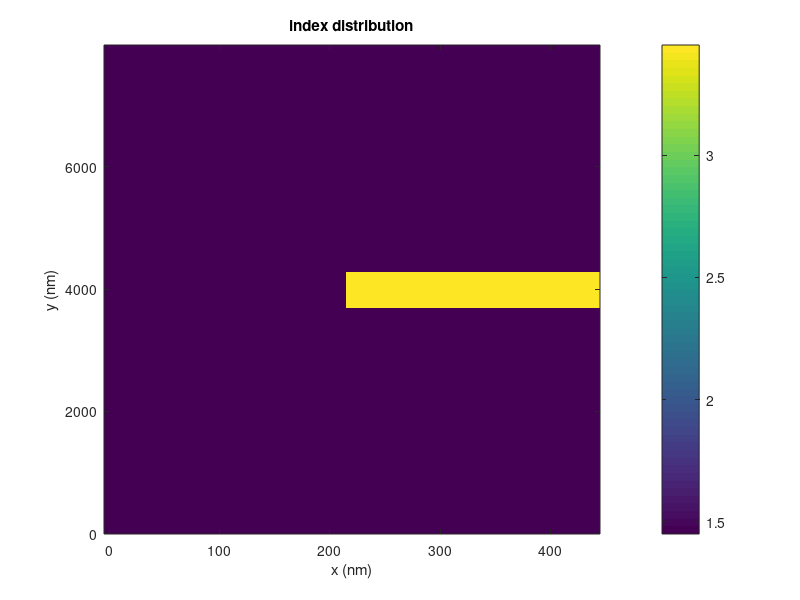

MATLAB code to generate this figure: (Note: this script raises an error after producing the figure.)
% Testing solving E field from H field
% using kenaish's phc example

clear; close all;

% import code
addpath( genpath( '..' ) );

% initial settings (nm)
disc        = 10;
lambda      = 1000; %1500;
index_clad  = 1.45;
index_core  = 3.45;
y_size      = 8000;

% PhC dimensions
period      = 450;
si_width    = 600;
gap_len     = 220;

% draw index
x_coords    = 0:disc:period-disc;
y_coords    = 0:disc:y_size-disc;
N           = index_clad * ones( length(y_coords), length(x_coords) );
y_high      = y_coords > y_coords(end/2) - si_width/2 - disc/2;             % waveguide
y_low       = y_coords < y_coords(end/2) + si_width/2 - disc/2;             % waveguide
x_right     = x_coords > gap_len - disc/2;                                  % start with the gap on the left
N( y_high & y_low, x_right ) = index_core;

% plot index
figure;
imagesc( x_coords, y_coords, N );
xlabel('x (nm)'); ylabel('y (nm)');
set( gca, 'ydir', 'normal' );
colorbar;
% axis image;
title('index distribution');
          

% modesolver settings
num_modes   = 1;
BC          = 0;        % 0 for PEC, 1 for PMC
pol         = 'TM';     % 'TE' or 'TM'
% PML_options(1): PML in y direction (yes=1 or no=0)
% PML_options(2): length of PML layer in nm
% PML_options(3): strength of PML in the complex plane
% PML_options(4): PML polynomial order (1, 2, 3...)
pml_options = [ 1, 200, 20, 2 ];
% k0          = 0.0021;    
k0          = 0.35 * pi/period;
% guessk      = 0.005;
guessk      = 1 * pi/period;

% run solver
tic;
[Phi_solved, k_solved, ~, ~] = f_bloch_complexk_mode_solver_2D_PML( N, ...
                                                       disc, ...
                                                       k0, ...
                                                       num_modes, ...
                                                       guessk, ...
                                                       BC, ...
                                                       pol, ...
                                                       pml_options );
toc;
    

% plot mode in gui
f_plot_all_modes_gui( Phi_solved, x_coords, y_coords, k_solved );
    
% compute Hz, by adding in the phase
Hz   = Phi_solved .* repmat( exp( 1i * k_solved * x_coords ), length(y_coords), 1 );

% DEBUG plot Hz
figure;
imagesc( x_coords, y_coords, real(Hz) );
xlabel('x'); ylabel('y');
colorbar;
colormap('redbluehilight');
set(gca, 'ydir', 'normal');
title('H_z (real)');

% compute Ex, Ey
[ Ex, Ey ] = f_get_E_from_H_field( Hz, N );
    
% half grid x and y
x_coords_halfgrid = (x_coords(2:end) + x_coords(1:end-1))/2;
y_coords_halfgrid = (y_coords(2:end) + y_coords(1:end-1))/2;

% plot Ex
figure;
imagesc( x_coords_halfgrid, y_coords_halfgrid, real(Ex) );
xlabel('x'); ylabel('y');
colorbar;
colormap('redbluehilight');
set(gca, 'ydir', 'normal');
title('E_x (real)');

% plot Ey
figure;
imagesc( x_coords_halfgrid, y_coords_halfgrid, real(Ey) );
xlabel('x'); ylabel('y');
colorbar;
colormap('redbluehilight');
set(gca, 'ydir', 'normal');
title('E_y (real)');
























